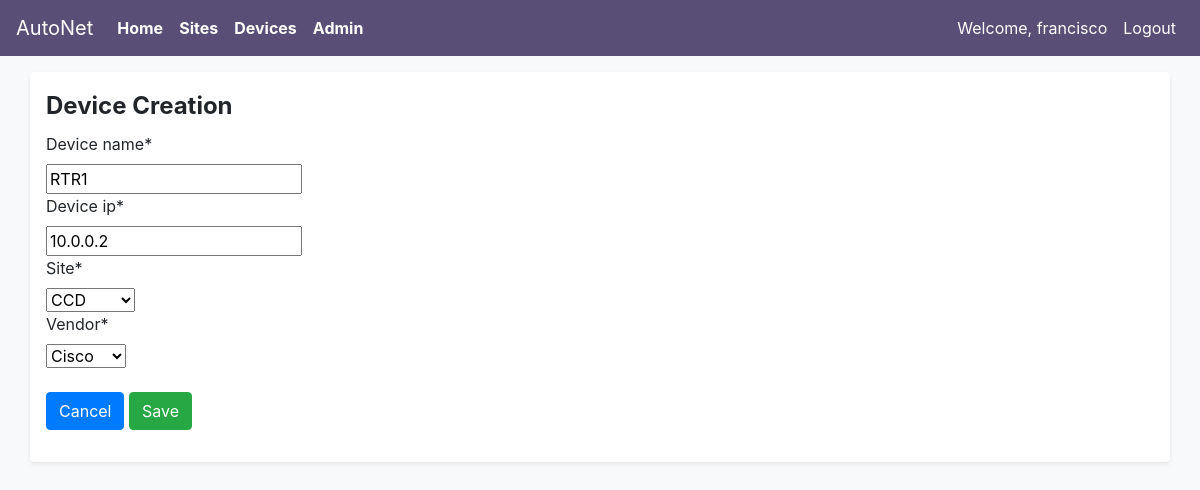
/updatedevice/20 (signed in), run on an earlier commit of the app's database.
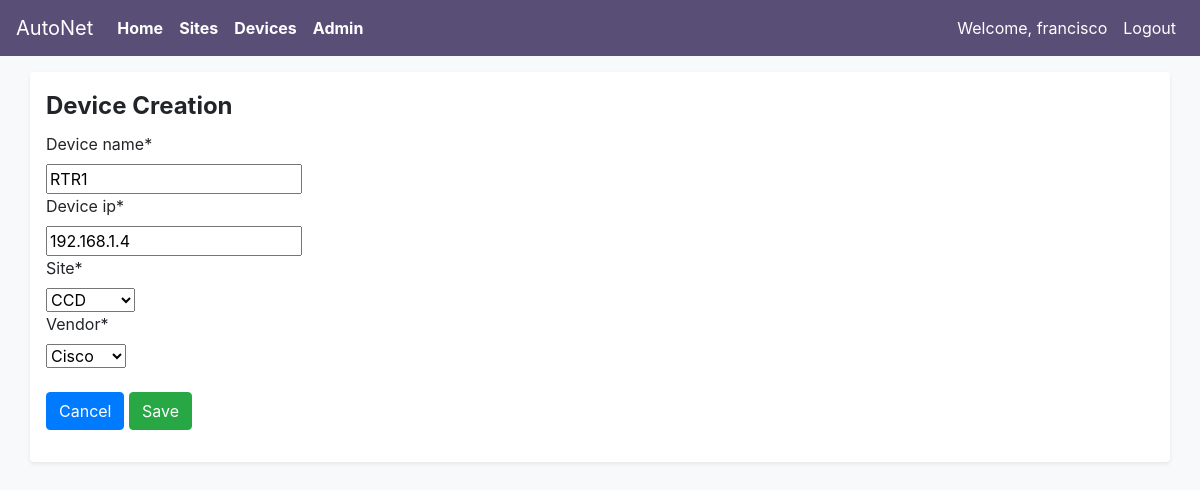
And on a later commit of the database.
### main_app/models.py (models this page shows, shortened)
class Devices(models.Model):
    VENDOR_LIST = (('C', 'Cisco'),
                                    ('J', 'Juniper'),
                                    ('A', 'Arista'),
                                    )
    device_name = models.CharField(max_length=100)
    device_ip = models.GenericIPAddressField()
    vendor = models.CharField(choices=VENDOR_LIST, max_length=10,
                                                default=VENDOR_LIST[0])
    site = models.ForeignKey(Sites,
                            on_delete=models.CASCADE,
                            related_name = 'devices',
                            )

### main_app/views.py (the view, shortened to what this page needs)
# urls.py: path('updatedevice/<int:pk>', login_required(views.DeviceUpdateView.as_view()), name='updatedevice'),
class DeviceUpdateView(UpdateView):
    fields = ('device_name', 'device_ip',
                'site', 'vendor')
    model = models.Devices

### main_app/models.py (called while the page is built)
    def __str__(self):
        return self.site_name

### main_app/templates/main_app/devices_form.html (shortened to what this page needs)
{% extends 'main_app/main_app_base.html' %}
{% load crispy_forms_tags %}
{%block content %}
<div class="container shadow-sm p-3 mb-5 bg-white rounded">
  <form class="form-group" method="post">
    <fieldset>
      <legend> <strong>Device Creation</strong></legend>
    </fieldset>
    {{ form|crispy }}
    <br>
    <a href="{% url 'main_app:viewdevices' %}"><input class="btn btn-primary" type="button" value="Cancel"></a>
    <input class="btn btn-success" type="submit" value="Save">
  </form>
</div>
{%endblock content %}

What changed in the data, as far as the page shows it:
changed Devices "RTR1": device_ip "10.0.0.2" → "192.168.1.4"
